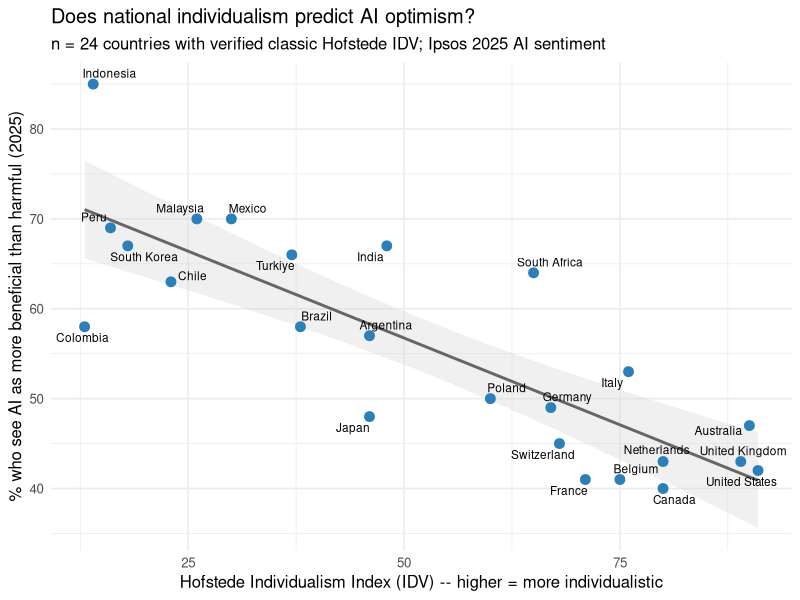

The R script that drew this image:
# =============================================================================
# analysis.R
# Does National Individualism Predict AI Sentiment?
# Testing the individualism/collectivism explanation for the Asia-vs-West
# AI optimism gap, using Ipsos AI Monitor 2025 and Hofstede's Individualism
# Index (IDV)
# =============================================================================

library(dplyr)
library(readr)
library(ggplot2)
library(ggrepel)
library(broom)

dir.create("data/processed", recursive = TRUE, showWarnings = FALSE)
dir.create("figures", recursive = TRUE, showWarnings = FALSE)
dir.create("report", recursive = TRUE, showWarnings = FALSE)

# =============================================================================
# PART 1: CLEAN & MERGE
# =============================================================================

sentiment <- read_csv("data/raw/ipsos_sentiment_2025.csv", show_col_types = FALSE)
hofstede <- read_csv("data/raw/hofstede_idv.csv", show_col_types = FALSE)

cat("Sentiment data:", nrow(sentiment), "countries\n")
cat("Hofstede data:", nrow(hofstede), "countries\n")

df_all <- sentiment %>%
  inner_join(hofstede, by = "country") %>%
  mutate(idv_source_verified = source_note == "PMC_table5_consistent")

cat("Merged (both variables present):", nrow(df_all), "countries\n")
cat("  Verified-consistent classic IDV source:", sum(df_all$idv_source_verified), "\n")
cat("  Excluded from primary analysis (unconfirmed source/methodology risk):",
    sum(!df_all$idv_source_verified), "--",
    paste(df_all$country[!df_all$idv_source_verified], collapse = ", "), "\n")

write_csv(df_all, "data/processed/sentiment_idv_all_countries.csv")

# PRIMARY ANALYSIS DATASET: verified-source countries only
df <- df_all %>% filter(idv_source_verified)
cat("\nPrimary analysis dataset: n =", nrow(df), "countries\n")

write_csv(df, "data/processed/sentiment_idv_primary.csv")
cat("Wrote data/processed/sentiment_idv_primary.csv (primary, n=24)\n")
cat("Wrote data/processed/sentiment_idv_all_countries.csv (all 30, for transparency only -- not used for reported results)\n")

# =============================================================================
# PART 2: DOES INDIVIDUALISM PREDICT AI SENTIMENT? (PRIMARY ANALYSIS, n=24)
# =============================================================================

sink("report/stats_results.txt", split = TRUE)

cat("=============================================================\n")
cat("PRIMARY ANALYSIS (n=24, verified classic Hofstede IDV only)\n")
cat("Correlation: Hofstede Individualism (IDV) vs. % seeing AI as beneficial\n")
cat("=============================================================\n")

cor_test <- cor.test(df$idv, df$pct_beneficial, method = "pearson")
print(cor_test)

cat("\nSpearman (rank-based, robust to outliers/non-linearity):\n")
print(cor.test(df$idv, df$pct_beneficial, method = "spearman"))

m1 <- lm(pct_beneficial ~ idv, data = df)
cat("\nLinear model summary:\n")
print(summary(m1))

cat("\n\n=============================================================\n")
cat("FOR TRANSPARENCY ONLY -- NOT A REPORTED RESULT\n")
cat("What the correlation looks like if the 6 excluded countries are added\n")
cat("back in using their unconfirmed-source IDV values. This is shown only\n")
cat("to document that the primary finding is not sensitive to their\n")
cat("inclusion/exclusion -- it is not a valid alternative estimate, since it\n")
cat("mixes potentially incompatible IDV measurement approaches.\n")
cat("=============================================================\n")
cat("n =", nrow(df_all), "\n")
print(cor.test(df_all$idv, df_all$pct_beneficial, method = "pearson"))

sink()
cat("\nStats complete. Output in report/stats_results.txt\n")

theme_set(theme_minimal(base_size = 12))

p1 <- ggplot(df, aes(x = idv, y = pct_beneficial)) +
  geom_smooth(method = "lm", se = TRUE, color = "gray40", fill = "gray85") +
  geom_point(color = "#2c7fb8", size = 3) +
  geom_text_repel(aes(label = country), size = 3, max.overlaps = 15) +
  labs(
    title = "Does national individualism predict AI optimism?",
    subtitle = paste0("n = ", nrow(df), " countries with verified classic Hofstede IDV; Ipsos 2025 AI sentiment"),
    x = "Hofstede Individualism Index (IDV) -- higher = more individualistic",
    y = "% who see AI as more beneficial than harmful (2025)"
  )
ggsave("figures/01_individualism_vs_ai_sentiment.png", p1, width = 9, height = 7, dpi = 150)

cat("Figure written to figures/ (primary analysis, n=24, verified countries only)\n")
cat("\n=== analysis.R finished ===\n")
